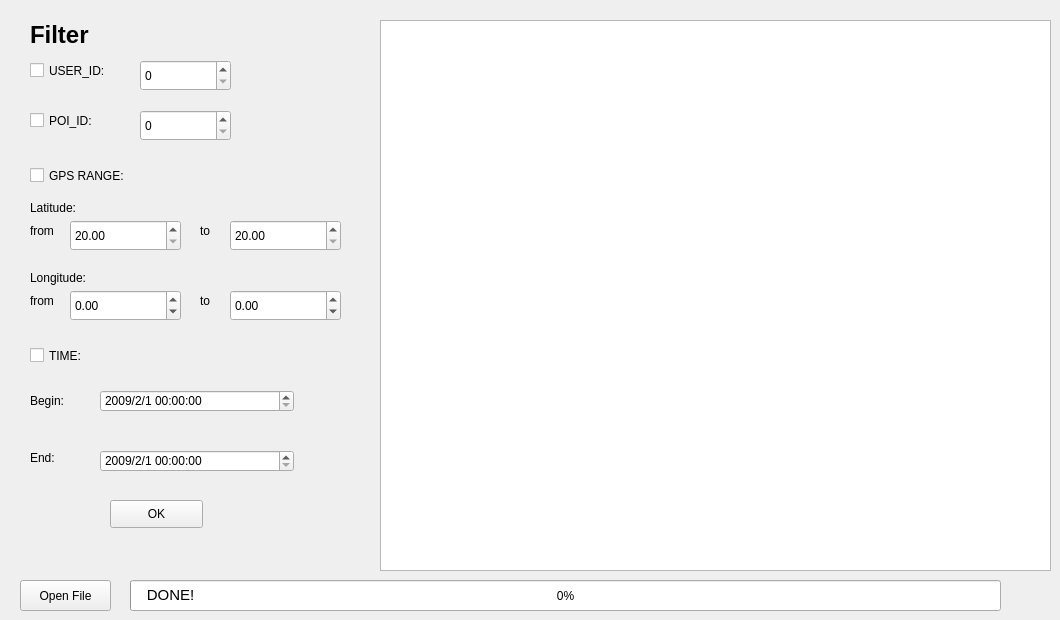
      <widget class="QWidget" name="tab">
       <attribute name="title">
        <string>Filter</string>
       </attribute>
       <widget class="QDateTimeEdit" name="beginTime">
        <property name="geometry">
         <rect>
          <x>100</x>
          <y>390</y>
          <width>194</width>
          <height>22</height>
         </rect>
        </property>
        <property name="dateTime">
         <datetime>
          <hour>0</hour>
          <minute>0</minute>
          <second>0</second>
          <year>2009</year>
          <month>2</month>
          <day>1</day>
         </datetime>
        </property>
        <property name="minimumDateTime">
         <datetime>
          <hour>0</hour>
          <minute>0</minute>
          <second>0</second>
          <year>2009</year>
          <month>2</month>
          <day>1</day>
         </datetime>
        </property>
        <property name="maximumDate">
         <date>
          <year>2010</year>
          <month>10</month>
          <day>31</day>
         </date>
        </property>
        <property name="minimumDate">
         <date>
          <year>2009</year>
          <month>2</month>
          <day>1</day>
         </date>
        </property>
        <property name="displayFormat">
         <string>yyyy/M/d hh:mm:ss</string>
        </property>
       </widget>
       <widget class="QLabel" name="label_7">
        <property name="geometry">
         <rect>
          <x>30</x>
          <y>390</y>
          <width>72</width>
          <height>21</height>
         </rect>
        </property>
        <property name="text">
         <string>Begin:</string>
        </property>
       </widget>
       <widget class="QLabel" name="label">
        <property name="geometry">
         <rect>
          <x>30</x>
          <y>200</y>
          <width>91</width>
          <height>16</height>
         </rect>
        </property>
        <property name="text">
         <string>Latitude:</string>
        </property>
       </widget>
       <widget class="QDoubleSpinBox" name="lowLo">
        <property name="geometry">
         <rect>
          <x>70</x>
          <y>290</y>
          <width>111</width>
          <height>31</height>
         </rect>
        </property>
        <property name="minimum">
         <double>-130.000000000000000</double>
        </property>
        <property name="maximum">
         <double>30.000000000000000</double>
        </property>
        <property name="value">
         <double>0.000000000000000</double>
        </property>
       </widget>
       <widget class="QCheckBox" name="userID_checkbox">
        <property name="geometry">
         <rect>
          <x>30</x>
          <y>60</y>
          <width>111</width>
          <height>21</height>
         </rect>
        </property>
        <property name="text">
         <string>USER_ID:</string>
        </property>
       </widget>
       <widget class="QDoubleSpinBox" name="lowLa">
        <property name="geometry">
         <rect>
          <x>70</x>
          <y>220</y>
          <width>111</width>
          <height>31</height>
         </rect>
        </property>
        <property name="minimum">
         <double>20.000000000000000</double>
        </property>
        <property name="maximum">
         <double>70.000000000000000</double>
        </property>
        <property name="value">
         <double>20.000000000000000</double>
        </property>
       </widget>
       <widget class="QLabel" name="label_6">
        <property name="geometry">
         <rect>
          <x>200</x>
          <y>290</y>
          <width>31</width>
          <height>21</height>
         </rect>
        </property>
        <property name="text">
         <string>to</string>
        </property>
       </widget>
       <widget class="QLabel" name="label_2">
        <property name="geometry">
         <rect>
          <x>30</x>
          <y>270</y>
          <width>111</width>
          <height>16</height>
         </rect>
        </property>
        <property name="text">
         <string>Longitude:</string>
        </property>
       </widget>
       <widget class="QLabel" name="label_4">
        <property name="geometry">
         <rect>
          <x>200</x>
          <y>220</y>
          <width>21</width>
          <height>21</height>
         </rect>
        </property>
        <property name="text">
         <string>to</string>
        </property>
       </widget>
       <widget class="QCheckBox" name="POIID_checkbox">
        <property name="geometry">
         <rect>
          <x>30</x>
          <y>110</y>
          <width>91</width>
          <height>21</height>
         </rect>
        </property>
        <property name="text">
         <string>POI_ID:</string>
        </property>
       </widget>
       <widget class="QLabel" name="label_5">
        <property name="geometry">
         <rect>
          <x>30</x>
          <y>290</y>
          <width>41</width>
          <height>21</height>
         </rect>
        </property>
        <property name="text">
         <string>from</string>
        </property>
       </widget>
       <widget class="QPushButton" name="okButton">
        <property name="geometry">
         <rect>
          <x>110</x>
          <y>500</y>
          <width>93</width>
          <height>28</height>
         </rect>
        </property>
        <property name="text">
         <string>OK</string>
        </property>
       </widget>
       <widget class="QDateTimeEdit" name="endTime">
        <property name="geometry">
         <rect>
          <x>100</x>
          <y>450</y>
          <width>194</width>
          <height>22</height>
         </rect>
        </property>
        <property name="dateTime">
         <datetime>
          <hour>0</hour>
          <minute>0</minute>
          <second>0</second>
          <year>2009</year>
          <month>2</month>
          <day>1</day>
         </datetime>
        </property>
        <property name="date">
         <date>
          <year>2009</year>
          <month>2</month>
          <day>1</day>
         </date>
        </property>
        <property name="minimumDateTime">
         <datetime>
          <hour>0</hour>
          <minute>0</minute>
          <second>0</second>
          <year>2009</year>
          <month>2</month>
          <day>1</day>
         </datetime>
        </property>
        <property name="maximumDate">
         <date>
          <year>2010</year>
          <month>10</month>
          <day>31</day>
         </date>
        </property>
        <property name="displayFormat">
         <string>yyyy/M/d hh:mm:ss</string>
        </property>
       </widget>
       <widget class="QCheckBox" name="time_checkbox">
        <property name="geometry">
         <rect>
          <x>30</x>
          <y>340</y>
          <width>91</width>
          <height>31</height>
         </rect>
        </property>
        <property name="text">
         <string>TIME:</string>
        </property>
       </widget>
       <widget class="QDoubleSpinBox" name="highLo">
        <property name="geometry">
         <rect>
          <x>230</x>
          <y>290</y>
          <width>111</width>
          <height>31</height>
         </rect>
        </property>
        <property name="minimum">
         <double>-130.000000000000000</double>
        </property>
        <property name="maximum">
         <double>30.000000000000000</double>
        </property>
        <property name="value">
         <double>0.000000000000000</double>
        </property>
       </widget>
       <widget class="QSpinBox" name="POIID_inputbox">
        <property name="geometry">
         <rect>
          <x>140</x>
          <y>110</y>
          <width>91</width>
          <height>31</height>
         </rect>
        </property>
        <property name="maximum">
         <number>50834</number>
        </property>
       </widget>
       <widget class="QSpinBox" name="userID_inputbox">
        <property name="geometry">
         <rect>
          <x>140</x>
          <y>60</y>
          <width>91</width>
          <height>31</height>
         </rect>
        </property>
        <property name="maximum">
         <number>22324</number>
        </property>
       </widget>
       <widget class="QDoubleSpinBox" name="highLa">
        <property name="geometry">
         <rect>
          <x>230</x>
          <y>220</y>
          <width>111</width>
          <height>31</height>
         </rect>
        </property>
        <property name="minimum">
         <double>20.000000000000000</double>
        </property>
        <property name="maximum">
         <double>70.000000000000000</double>
        </property>
        <property name="value">
         <double>20.000000000000000</double>
        </property>
       </widget>
       <widget class="QCheckBox" name="GPS_checkbox">
        <property name="geometry">
         <rect>
          <x>30</x>
          <y>160</y>
          <width>131</width>
          <height>31</height>
         </rect>
        </property>
        <property name="text">
         <string>GPS RANGE:</string>
        </property>
       </widget>
       <widget class="QLabel" name="label_8">
        <property name="geometry">
         <rect>
          <x>30</x>
          <y>450</y>
          <width>72</width>
          <height>15</height>
         </rect>
        </property>
        <property name="text">
         <string>End:</string>
        </property>
       </widget>
       <widget class="QLabel" name="label_3">
        <property name="geometry">
         <rect>
          <x>30</x>
          <y>220</y>
          <width>41</width>
          <height>21</height>
         </rect>
        </property>
        <property name="text">
         <string>from</string>
        </property>
       </widget>
       <widget class="QProgressBar" name="progressBar">
        <property name="geometry">
         <rect>
          <x>130</x>
          <y>580</y>
          <width>871</width>
          <height>31</height>
         </rect>
        </property>
        <property name="value">
         <number>0</number>
        </property>
       </widget>
       <widget class="QPushButton" name="openFileButton">
        <property name="geometry">
         <rect>
          <x>20</x>
          <y>580</y>
          <width>91</width>
          <height>31</height>
         </rect>
        </property>
        <property name="text">
         <string>Open File</string>
        </property>
       </widget>
       <widget class="QLabel" name="doneLabel">
        <property name="geometry">
         <rect>
          <x>120</x>
          <y>580</y>
          <width>101</width>
          <height>31</height>
         </rect>
        </property>
        <property name="text">
         <string>&lt;html&gt;&lt;head/&gt;&lt;body&gt;&lt;p align=&quot;center&quot;&gt;&lt;span style=&quot; font-size:11pt;&quot;&gt;DONE!&lt;/span&gt;&lt;/p&gt;&lt;/body&gt;&lt;/html&gt;</string>
        </property>
       </widget>
       <widget class="QTextBrowser" name="textBrowser">
        <property name="geometry">
         <rect>
          <x>380</x>
          <y>20</y>
          <width>671</width>
          <height>551</height>
         </rect>
        </property>
       </widget>
       <widget class="QLabel" name="label_36">
        <property name="geometry">
         <rect>
          <x>30</x>
          <y>0</y>
          <width>211</width>
          <height>71</height>
         </rect>
        </property>
        <property name="text">
         <string>&lt;html&gt;&lt;head/&gt;&lt;body&gt;&lt;p&gt;&lt;span style=&quot; font-size:18pt; font-weight:600;&quot;&gt;Filter&lt;/span&gt;&lt;/p&gt;&lt;/body&gt;&lt;/html&gt;</string>
        </property>
       </widget>
      </widget>
